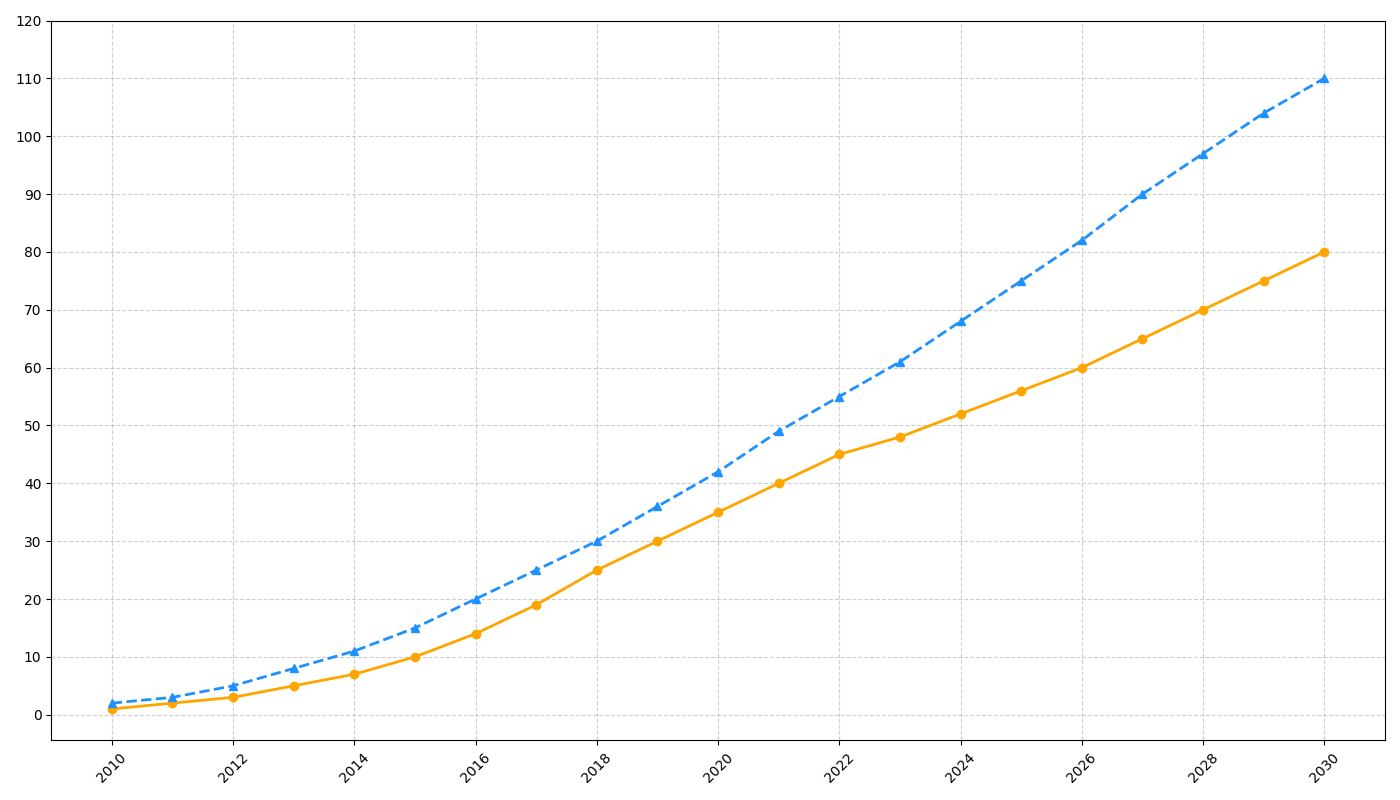

The script that drew this image:
import matplotlib.pyplot as plt
import numpy as np

years = np.arange(2010, 2031)
solar_growth = [1, 2, 3, 5, 7, 10, 14, 19, 25, 30, 35, 40, 45, 48, 52, 56, 60, 65, 70, 75, 80]
wind_growth = [2, 3, 5, 8, 11, 15, 20, 25, 30, 36, 42, 49, 55, 61, 68, 75, 82, 90, 97, 104, 110]

plt.figure(figsize=(14, 8))

plt.plot(years, solar_growth, color='#FFA500', marker='o', linewidth=2, linestyle='-')
plt.plot(years, wind_growth, color='#1E90FF', marker='^', linewidth=2, linestyle='--')

plt.grid(True, linestyle='--', alpha=0.6)
plt.xticks(years[::2], rotation=45)
plt.yticks(np.arange(0, 121, 10))

plt.tight_layout()
plt.show()
